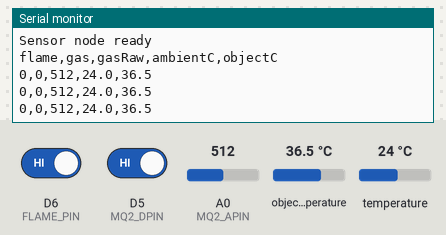
Recording of a sketch running on a simulated ESP8266 (NodeMCU). On the bench: the last lines printed to the serial monitor. The test bench sets the inputs (shaded band); at power-on: object temperature 36.5 °C, A0 (MQ2_APIN) = 512, D6 (FLAME_PIN) HIGH, D5 (MQ2_DPIN) HIGH, temperature 24 °C.

Above: at 2.2 s.
2.3 s: object temperature set to 20 °C
At 2.9 s:
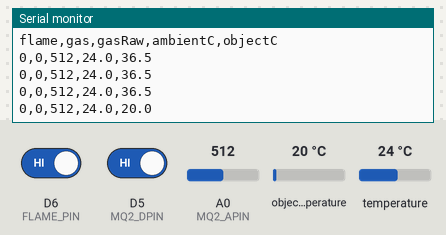
3.8 s: A0 (MQ2_APIN) set to 716
At 4.4 s:
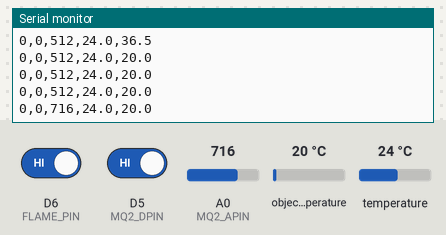
5.3 s: D6 (FLAME_PIN) driven LOW
At 5.9 s:
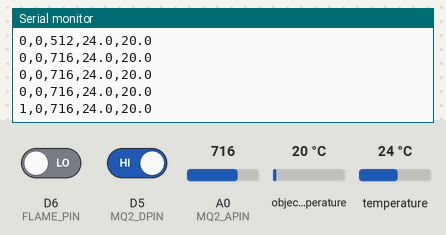
6.8 s: D5 (MQ2_DPIN) driven LOW
At 7.4 s:
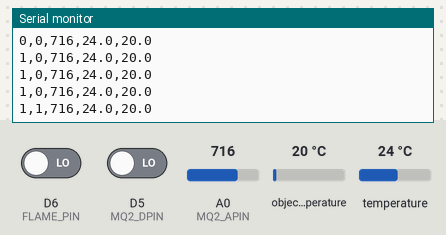
8.3 s: temperature set to 12 °C
At 8.9 s:
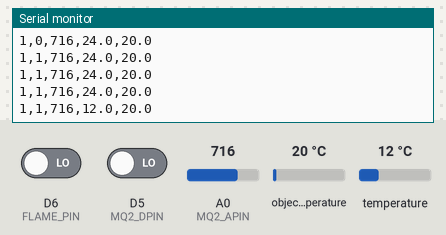
9.8 s: A0 (MQ2_APIN) set to 900
At 10.4 s:
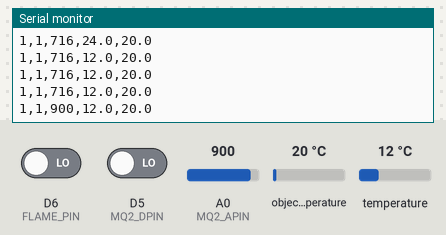
Timing chart, 0 to 12.3 s (numbered marks = the images above; inputs shaded):
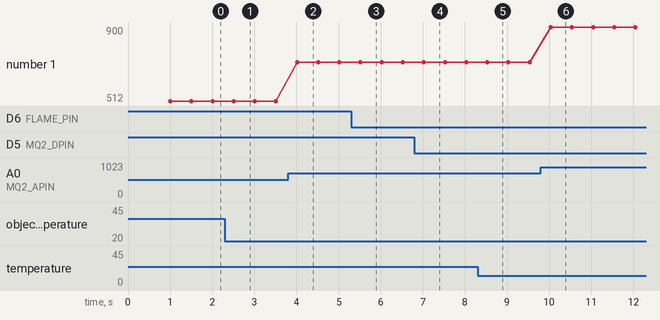

The sketch:

esp8266_sensor.ino
```cpp
// ESP8266 Sensor Node - sends data via ESP-NOW
// Sensors: IR flame (D6), MLX90614 (I2C), MQ-2 gas (A0/D5)

#include <ESP8266WiFi.h>
#include <espnow.h>
#include <Wire.h>
#include <Adafruit_MLX90614.h>

#define FLAME_PIN D6  // IR flame sensor (LOW = flame)
#define MQ2_APIN  A0  // MQ-2 analog
#define MQ2_DPIN  D5  // MQ-2 digital (LOW = gas detected)

Adafruit_MLX90614 mlx;
bool mlxReady = false;

uint8_t broadcastAddr[] = {0xFF, 0xFF, 0xFF, 0xFF, 0xFF, 0xFF};

typedef struct {
  bool flame;
  bool gas;
  int gasRaw;
  float ambientC;
  float objectC;
} SensorData;

SensorData data;

void onSent(uint8_t *mac, uint8_t status) {
  if (status != 0) Serial.println("ESP-NOW send failed");
}

void setup() {
  Serial.begin(115200);
  delay(1000);

  pinMode(FLAME_PIN, INPUT);
  pinMode(MQ2_DPIN, INPUT);

  Wire.begin(D2, D1);  // SDA=D2, SCL=D1
  mlxReady = mlx.begin();
  if (!mlxReady) Serial.println("MLX90614 not found");

  WiFi.mode(WIFI_STA);
  WiFi.disconnect();
  Serial.print("MAC: ");
  Serial.println(WiFi.macAddress());

  esp_now_init();
  esp_now_set_self_role(ESP_NOW_ROLE_CONTROLLER);
  esp_now_register_send_cb(onSent);
  esp_now_add_peer(broadcastAddr, ESP_NOW_ROLE_SLAVE, 0, NULL, 0);

  Serial.println("Sensor node ready");
  Serial.println("flame,gas,gasRaw,ambientC,objectC");
}

void loop() {
  data.flame    = digitalRead(FLAME_PIN) == LOW;
  data.gas      = digitalRead(MQ2_DPIN) == LOW;
  data.gasRaw   = analogRead(MQ2_APIN);
  data.ambientC = mlxReady ? mlx.readAmbientTempC() : -1;
  data.objectC  = mlxReady ? mlx.readObjectTempC()  : -1;

  esp_now_send(broadcastAddr, (uint8_t *)&data, sizeof(data));

  // CSV output
  Serial.print(data.flame);
  Serial.print(",");
  Serial.print(data.gas);
  Serial.print(",");
  Serial.print(data.gasRaw);
  Serial.print(",");
  Serial.print(data.ambientC, 1);
  Serial.print(",");
  Serial.println(data.objectC, 1);

  delay(500);
}
```

Measured:
- after the input at 2.3 s, the serial monitor: prints a new line after 0.21 s (image 1)
- after the input at 3.8 s, the serial monitor: prints a new line after 0.21 s (image 2)
- after the input at 5.3 s, the serial monitor: prints a new line after 0.22 s (image 3)
- after the input at 6.8 s, the serial monitor: prints a new line after 0.23 s (image 4)
- after the input at 8.3 s, the serial monitor: prints a new line after 0.23 s (image 5)
- after the input at 9.8 s, the serial monitor: prints a new line after 0.24 s (image 6)
- plotted number 1: 512 → 716 after the input at 3.8 s, 716 → 900 after the input at 9.8 s
